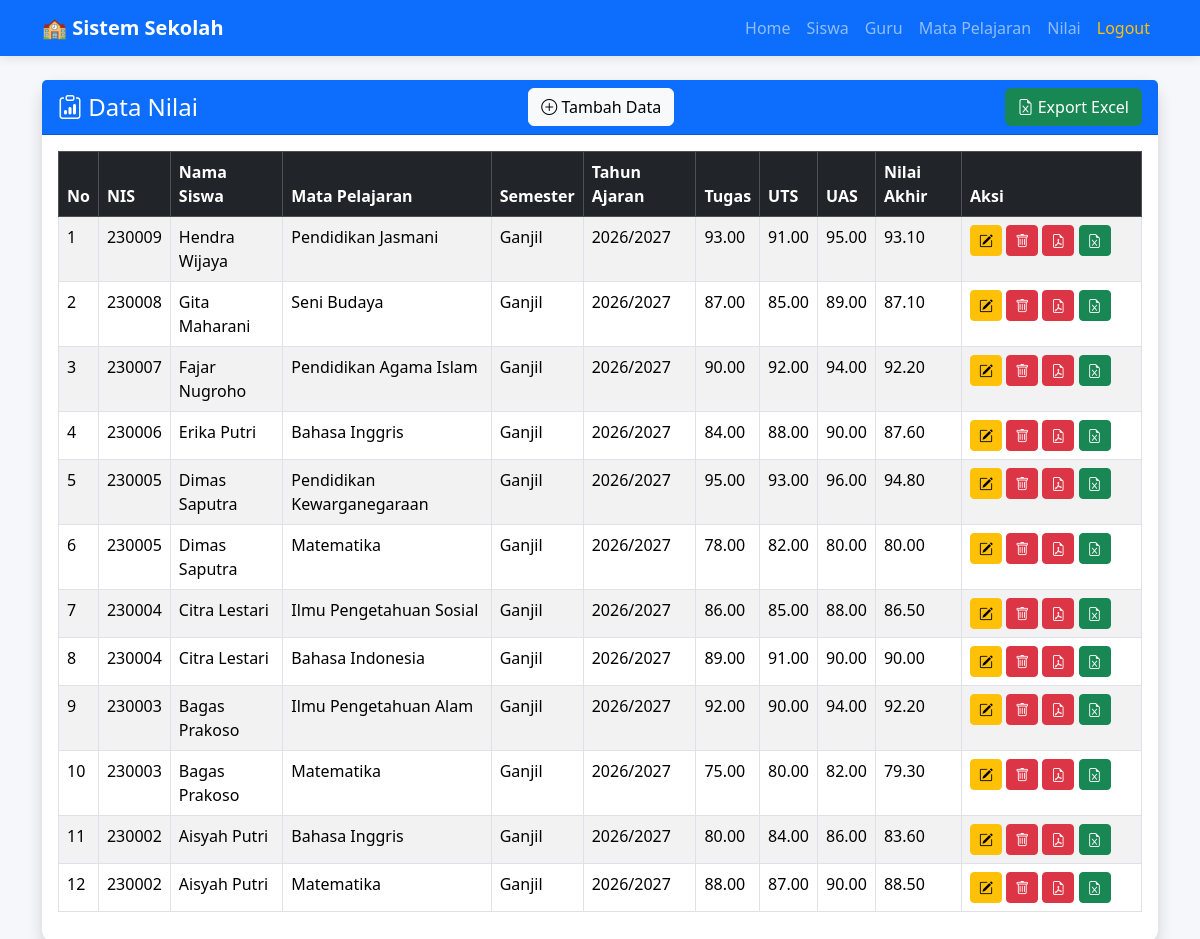
Page /crud_sekolah2/nilai/index.php (signed in) on the committed database.
### tables this page shows
CREATE TABLE `nilai` (
  `id_nilai` int(11) NOT NULL,
  `id_siswa` int(11) NOT NULL,
  `id_mapel` int(11) NOT NULL,
  `semester` enum('Ganjil','Genap') NOT NULL,
  `tahun_ajaran` varchar(9) NOT NULL,
  `nilai_tugas` decimal(5,2) NOT NULL,
  `nilai_uts` decimal(5,2) NOT NULL,
  `nilai_uas` decimal(5,2) NOT NULL,
  `nilai_akhir` decimal(5,2) NOT NULL
);

CREATE TABLE `siswa` (
  `id_siswa` int(11) NOT NULL,
  `nis` varchar(20) NOT NULL,
  `nama` varchar(100) NOT NULL,
  `jenis_kelamin` enum('L','P') NOT NULL,
  `alamat` text DEFAULT NULL,
  `no_hp` varchar(20) DEFAULT NULL,
  `kelas` varchar(20) DEFAULT NULL,
  `tanggal_lahir` date DEFAULT NULL
);

CREATE TABLE `mata_pelajaran` (
  `id_mapel` int(11) NOT NULL,
  `kode_mapel` varchar(10) NOT NULL,
  `nama_mapel` varchar(100) NOT NULL,
  `jam_pelajaran` int(11) NOT NULL
);

### crud_sekolah2/nilai/index.php (the view, shortened to what this page needs)
<?php
include "../config/koneksi.php";
include "../includes/header.php";
include "../includes/navbar.php";
$query = mysqli_query($conn, "
SELECT
    nilai.*,
    siswa.nis,
    siswa.nama,
    mata_pelajaran.nama_mapel
FROM nilai
INNER JOIN siswa
    ON nilai.id_siswa = siswa.id_siswa
INNER JOIN mata_pelajaran
    ON nilai.id_mapel = mata_pelajaran.id_mapel
ORDER BY nilai.id_nilai DESC
");
?>
<div class="container mt-4">
    <div class="card shadow">
        <div class="card-header bg-primary text-white d-flex justify-content-between align-items-center">
            <h4 class="mb-0">
                <i class="bi bi-clipboard-data"></i>
                Data Nilai
            </h4>
            <a href="tambah.php" class="btn btn-light">
                <i class="bi bi-plus-circle"></i>
                Tambah Data
            </a>
            <a href="export_excel.php" class="btn btn-success">
                <i class="bi bi-file-earmark-excel"></i>
                Export Excel
            </a>
        </div>
        <div class="card-body">
            <table class="table table-bordered table-striped" id="tabel">
                <thead class="table-dark">
                    <tr>
                        <th>No</th>
                        <th>NIS</th>
                        <th>Nama Siswa</th>
                        <th>Mata Pelajaran</th>
                        <th>Semester</th>
                        <th>Tahun Ajaran</th>
                        <th>Tugas</th>
                        <th>UTS</th>
                        <th>UAS</th>
                        <th>Nilai Akhir</th>
                        <th width="180">Aksi</th>
                    </tr>
                </thead>
                <tbody>
                <?php
                $no = 1;
                while($row = mysqli_fetch_assoc($query)):
                ?>
                <tr>
                    <td><?= $no++; ?></td>
                    <td><?= htmlspecialchars($row['nis']); ?></td>
                    <td><?= htmlspecialchars($row['nama']); ?></td>
                    <td><?= htmlspecialchars($row['nama_mapel']); ?></td>
                    <td><?= htmlspecialchars($row['semester']); ?></td>
                    <td><?= htmlspecialchars($row['tahun_ajaran']); ?></td>
                    <td><?= $row['nilai_tugas']; ?></td>
                    <td><?= $row['nilai_uts']; ?></td>
                    <td><?= $row['nilai_uas']; ?></td>
                    <td><?= number_format($row['nilai_akhir'],2); ?></td>
                    <td>
                        <a href="edit.php?id=<?= $row['id_nilai']; ?>" class="btn btn-warning btn-sm">
                            <i class="bi bi-pencil-square"></i>
                        </a>
                        <a href="hapus.php?id=<?= $row['id_nilai']; ?>" class="btn btn-danger btn-sm">
                            <i class="bi bi-trash"></i>
                        </a>
                        <a href="cetak_pdf.php?id=<?= $row['id_siswa']; ?>" class="btn btn-danger btn-sm" target="_blank">
                            <i class="bi bi-file-earmark-pdf"></i>
                        </a>
                        <a href="export_excel_peranak.php?id=<?= $row['id_siswa']; ?>" class="btn btn-success btn-sm">
                            <i class="bi bi-file-earmark-excel"></i>
                        </a>
                    </td>
                </tr>
                <?php endwhile; ?>
                </tbody>
            </table>
        </div>
    </div>
</div>
<?php include "../includes/footer.php"; ?>

### crud_sekolah2/includes/header.php (style rules this page uses)
body { background:#f5f7fb; }
.card { border:none; border-radius:15px; }

### rows in the picture
nilai: id_siswa.nis "230009", id_siswa.nama "Hendra Wijaya", id_mapel.nama_mapel "Pendidikan Jasmani", semester "Ganjil", tahun_ajaran "2026/2027", nilai_tugas "93.00", nilai_uts "91.00", nilai_uas "95.00", nilai_akhir "93.10"
nilai: id_siswa.nis "230008", id_siswa.nama "Gita Maharani", id_mapel.nama_mapel "Seni Budaya", semester "Ganjil", tahun_ajaran "2026/2027", nilai_tugas "87.00", nilai_uts "85.00", nilai_uas "89.00", nilai_akhir "87.10"
nilai: id_siswa.nis "230007", id_siswa.nama "Fajar Nugroho", id_mapel.nama_mapel "Pendidikan Agama Islam", semester "Ganjil", tahun_ajaran "2026/2027", nilai_tugas "90.00", nilai_uts "92.00", nilai_uas "94.00", nilai_akhir "92.20"
nilai: id_siswa.nis "230006", id_siswa.nama "Erika Putri", id_mapel.nama_mapel "Bahasa Inggris", semester "Ganjil", tahun_ajaran "2026/2027", nilai_tugas "84.00", nilai_uts "88.00", nilai_uas "90.00", nilai_akhir "87.60"
nilai: id_siswa.nis "230005", id_siswa.nama "Dimas Saputra", id_mapel.nama_mapel "Pendidikan Kewarganegaraan", semester "Ganjil", tahun_ajaran "2026/2027", nilai_tugas "95.00", nilai_uts "93.00", nilai_uas "96.00", nilai_akhir "94.80"
nilai: id_siswa.nis "230005", id_siswa.nama "Dimas Saputra", id_mapel.nama_mapel "Matematika", semester "Ganjil", tahun_ajaran "2026/2027", nilai_tugas "78.00", nilai_uts "82.00", nilai_uas "80.00", nilai_akhir "80.00"
nilai: id_siswa.nis "230004", id_siswa.nama "Citra Lestari", id_mapel.nama_mapel "Ilmu Pengetahuan Sosial", semester "Ganjil", tahun_ajaran "2026/2027", nilai_tugas "86.00", nilai_uts "85.00", nilai_uas "88.00", nilai_akhir "86.50"
nilai: id_siswa.nis "230004", id_siswa.nama "Citra Lestari", id_mapel.nama_mapel "Bahasa Indonesia", semester "Ganjil", tahun_ajaran "2026/2027", nilai_tugas "89.00", nilai_uts "91.00", nilai_uas "90.00", nilai_akhir "90.00"
nilai: id_siswa.nis "230003", id_siswa.nama "Bagas Prakoso", id_mapel.nama_mapel "Ilmu Pengetahuan Alam", semester "Ganjil", tahun_ajaran "2026/2027", nilai_tugas "92.00", nilai_uts "90.00", nilai_uas "94.00", nilai_akhir "92.20"
nilai: id_siswa.nis "230003", id_siswa.nama "Bagas Prakoso", id_mapel.nama_mapel "Matematika", semester "Ganjil", tahun_ajaran "2026/2027", nilai_tugas "75.00", nilai_uts "80.00", nilai_uas "82.00", nilai_akhir "79.30"
nilai: id_siswa.nis "230002", id_siswa.nama "Aisyah Putri", id_mapel.nama_mapel "Bahasa Inggris", semester "Ganjil", tahun_ajaran "2026/2027", nilai_tugas "80.00", nilai_uts "84.00", nilai_uas "86.00", nilai_akhir "83.60"
nilai: id_siswa.nis "230002", id_siswa.nama "Aisyah Putri", id_mapel.nama_mapel "Matematika", semester "Ganjil", tahun_ajaran "2026/2027", nilai_tugas "88.00", nilai_uts "87.00", nilai_uas "90.00", nilai_akhir "88.50"
